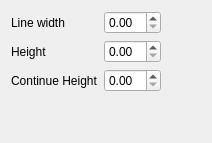
     <widget class="QWidget" name="Seite_3">
      <layout class="QGridLayout">
       <item row="0" column="0">
        <widget class="QLabel" name="label_8">
         <property name="text">
          <string>Line width</string>
         </property>
        </widget>
       </item>
       <item row="0" column="1">
        <widget class="QDoubleSpinBox" name="hairpinLineWidth"/>
       </item>
       <item row="0" column="2">
        <spacer>
         <property name="orientation">
          <enum>Qt::Horizontal</enum>
         </property>
         <property name="sizeHint" stdset="0">
          <size>
           <width>40</width>
           <height>20</height>
          </size>
         </property>
        </spacer>
       </item>
       <item row="1" column="0">
        <widget class="QLabel" name="label_9">
         <property name="text">
          <string>Height</string>
         </property>
        </widget>
       </item>
       <item row="1" column="1">
        <widget class="QDoubleSpinBox" name="hairpinHeight"/>
       </item>
       <item row="2" column="0">
        <widget class="QLabel" name="label_10">
         <property name="text">
          <string>Continue Height</string>
         </property>
        </widget>
       </item>
       <item row="2" column="1">
        <widget class="QDoubleSpinBox" name="hairpinContinueHeight"/>
       </item>
       <item row="3" column="0">
        <spacer>
         <property name="orientation">
          <enum>Qt::Vertical</enum>
         </property>
         <property name="sizeHint" stdset="0">
          <size>
           <width>20</width>
           <height>40</height>
          </size>
         </property>
        </spacer>
       </item>
      </layout>
     </widget>
